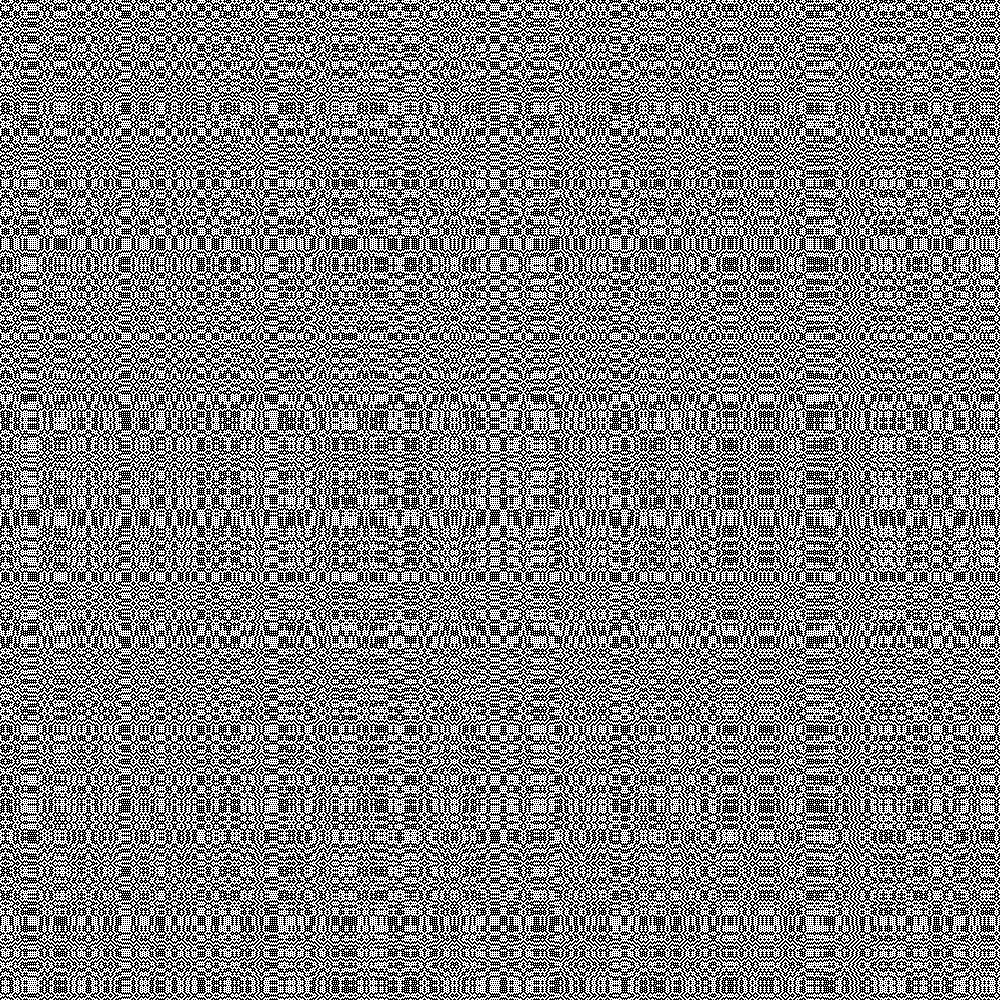

Write Python code to recreate this figure.
from random import random
from PIL import Image
class Grid_Node:
    def __init__(self):
        self.left = False
        self.right = False
        self.up = False
        self.down = False
        self.color = 0
    
    def __str__(self):
        '''
        ┌─┐
        │█│
        └─┘
        '''
        s = [' ',' ',' ','\n',' ',' ',' ','\n',' ',' ',' ']
        
        #Sides
        if self.up:
            s[1] = '─'
        if self.left:
            s[4] = '│'
        if self.right:
            s[6] = '│'
        if self.down:
            s[9] = '─'
        #Corners
        '''
        if self.up and self.left:
            s[0] = '┌'
        if self.up and self.right:
            s[2] = '┐'
        if self.down and self.left:
            s[8] = '└'
        if self.down and self.right:
            s[10] = '┘'
        '''

        #Center
        if self.color == 1:
            s[5] = '█'
        if self.color == 2:
            s[5] = '░'
        if self.color == 0:
            s[5] = ' '
        
        return ''.join(s)
        

class Grid:
    UP = 0
    DOWN = 1
    LEFT = 2
    RIGHT = 3
    def __init__(self, size):
        self.size = size
        self.node_list = [[Grid_Node() for i in range(self.size)] for j in range(self.size)]
    
    def get_node(self, x, y):
        return self.node_list[y][x]
    
    
    def add_line(self, x, y, side):
        '''
        UP = 0
        DOWN = 1
        LEFT = 2
        RIGHT = 3 
        '''
        node = self.get_node(x, y)
        node_neighbor = None
        if side == 0:
            node.up = True
            if y > 0:
                node_neighbor = self.get_node(x, y-1)
                node_neighbor.down = True
        if side == 1:
            node.down = True
            if y < self.size - 1:
                node_neighbor = self.get_node(x, y+1)
                node_neighbor.up = True
        if side == 2:
            node.left = True
            if x > 0:
                node_neighbor = self.get_node(x - 1, y)
                node_neighbor.right = True
        if side == 3:
            if x < self.size - 1:
                node_neighbor = self.get_node(x + 1, y)
                node_neighbor.left = True

    def fill_colors(self, startx = 0, starty = 0, color = 1):
        node_stack = [(startx,starty,color)]
        self.get_node(startx, starty).color = color

        #Pop node from stack. For adjacent nodes, if not painted: paint then add to stack
        while node_stack:
            x, y, color = node_stack.pop()
            curr_node = self.get_node(x, y)

            #Left
            if x > 0:
                adj_node = self.get_node(x - 1, y)
                if not adj_node.color:
                    if curr_node.left:
                        adj_node.color = 3 - curr_node.color #Flips color between 1 and 2. 3-1=2 3-2=1
                    else:
                        adj_node.color = curr_node.color
                    node_stack.append((x - 1, y, adj_node.color))

            #Right
            if x < self.size - 1:
                adj_node = self.get_node(x + 1, y)
                if not adj_node.color:
                    if curr_node.right:
                        adj_node.color = 3 - curr_node.color
                    else:
                        adj_node.color = curr_node.color
                    node_stack.append((x + 1, y, adj_node.color))

            #Up
            if y > 0:
                adj_node = self.get_node(x, y - 1)
                if not adj_node.color:
                    if curr_node.up:
                        adj_node.color = 3 - curr_node.color
                    else:
                        adj_node.color = curr_node.color
                    node_stack.append((x, y - 1, adj_node.color))

            #Down
            if y < self.size - 1:
                adj_node = self.get_node(x, y + 1)
                if not adj_node.color:
                    if curr_node.down:
                        adj_node.color = 3 - curr_node.color
                    else:
                        adj_node.color = curr_node.color
                    node_stack.append((x, y + 1, adj_node.color))

    
    def __str__(self):
        ret = ''
        for y in range(self.size):
            row = ['','']
            for x in range(self.size):
                
                node = self.get_node(x, y)
                node_rows = str(node).split('\n')
                if x == self.size - 1:
                    row[0] += node_rows[0]
                    row[1] += node_rows[1]
                else:    
                    row[0] += node_rows[0][:2]
                    row[1] += node_rows[1][:2]
                if y == self.size - 1:
                    if x == self.size - 1:
                        row.append(node_rows[2][:2])
                    else:
                        row.append(node_rows[2])
            ret += '\n'.join(row) + '\n'
        return ret


def generate_stitch_pattern(size) -> Grid:
    grid = Grid(size)

    for x in range(size):
        coin = random() > 0.5
        for y in range(size):
            if coin and y % 2 == 0:
                grid.add_line(x,y,2)
            if not coin and y % 2 == 1:
                grid.add_line(x,y,2)
    for y in range(size):
        coin = random() > 0.5
        for x in range(size):
            if coin and x % 2 == 0:
                grid.add_line(x, y, 0)
            if not coin and x % 2 == 1:
                grid.add_line(x, y, 0)
    return grid



size = 1000
grid = generate_stitch_pattern(size)
grid.fill_colors()
image = Image.new('RGB', (size, size))

for x in range(size):
    for y in range(size):
        node = grid.get_node(x, y)
        color = node.color

        if color == 1:
            image.putpixel((x, y), (255, 255, 255))
        else:
            image.putpixel((x, y), (0, 0, 0))

##image = image.resize((size * 5, size * 5))
image.save('')
image.show()
